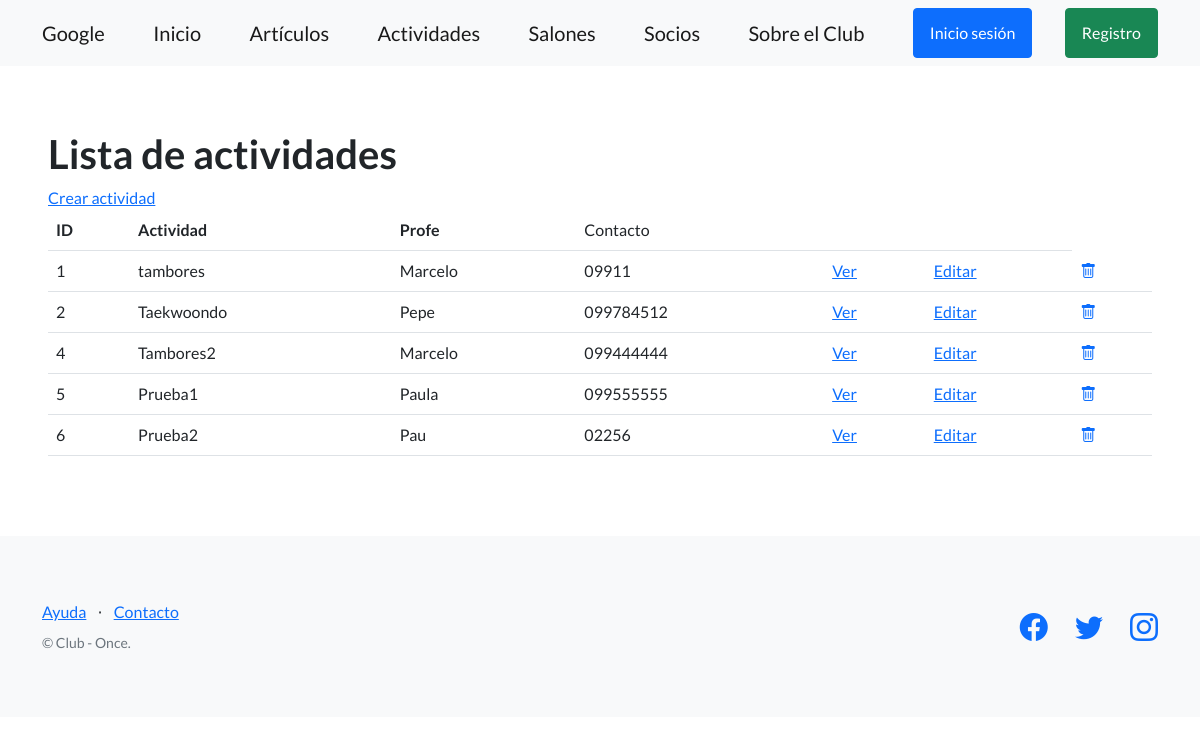
/actividades/, run on an earlier commit of the app's database.
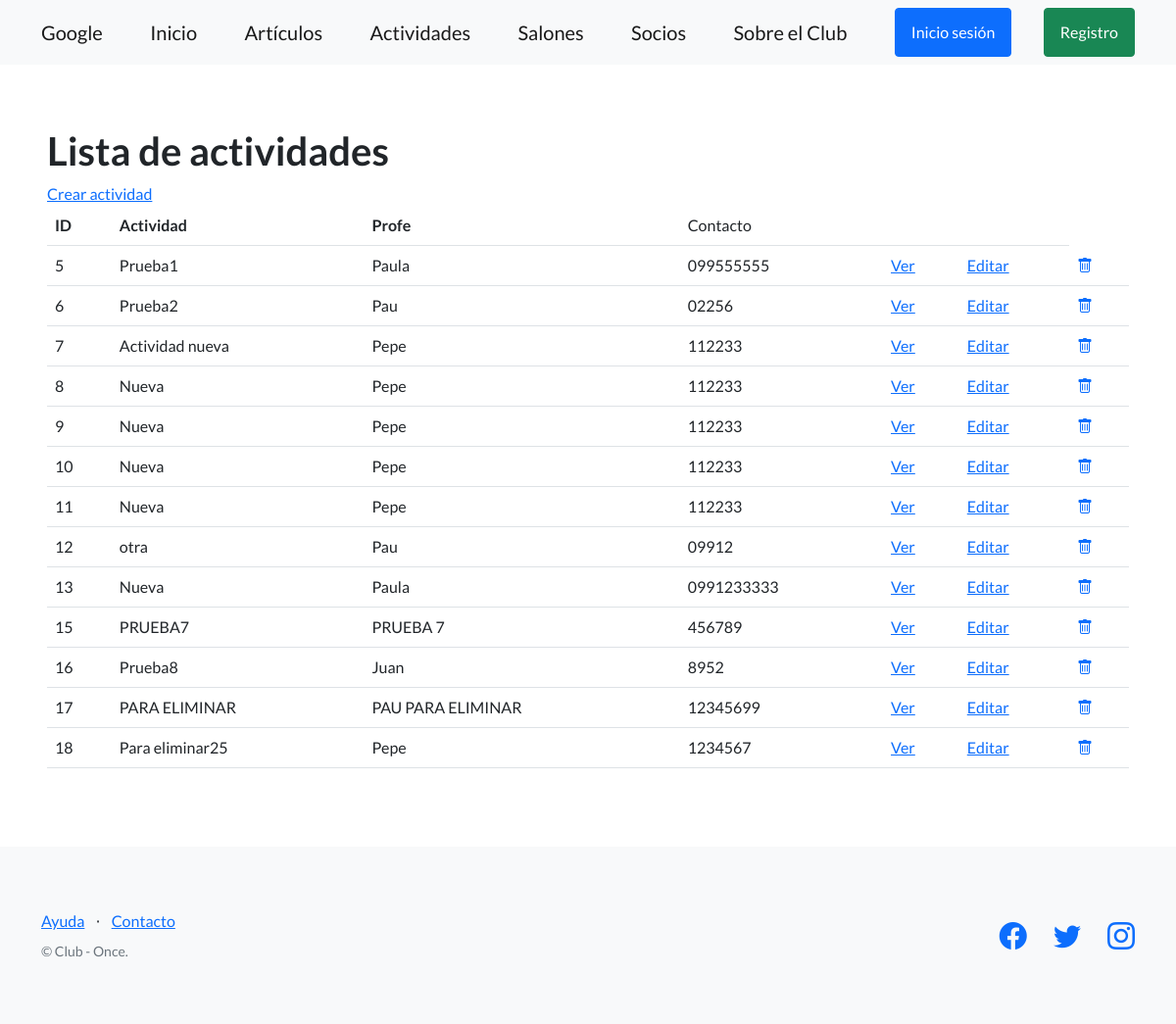
And on a later commit of the database.
### club_once_estrellas/models.py (models this page shows, shortened)
class Actividades(models.Model):
    actividad = models.CharField(max_length=64)
    horario = models.TimeField()
    dia = models.CharField(max_length=64)
    nombre_profesor = models.CharField(max_length=64)
    telefono_contacto = models.CharField(max_length=20)
    descripcion = models.TextField(null=True, blank=True)
    fecha_creacion = models.DateField(null=True, blank=True)
    imagen = models.ImageField(upload_to='Actividades', null=True, blank=True)
    usuario = models.ForeignKey(User, on_delete=models.CASCADE, related_name='Actividades', null=True, blank=True)
    comentario = models.TextField(blank=True)

### club_once_estrellas/views.py (the view)
# urls.py: path("actividades/", ActividadesListView.as_view(), name="lista_actividades"),
class ActividadesListView(ListView):
    model = Actividades
    template_name = 'club_once_estrellas/lista_actividades.html'
    context_object_name = 'actividades'

### club_once_estrellas/templates/club_once_estrellas/lista_actividades.html
{% extends "club_once_estrellas/base.html" %}
{% block contenido %}
<section>
  <div>
    <h1>Lista de actividades</h1>
    <a href="{% url 'crear_actividad' %}">Crear actividad</a>
    <br>
    <table class="table">
      <tbody>
        <tr>
          <th>ID</th>
          <th>Actividad</th>
          <th>Profe</th>
          <td>Contacto</td>
          <td></td>
          <td></td>
        </tr>
        {% for actividad in object_list %}
        <tr>
          <td>{{ actividad.id }}</td>
          <td>{{ actividad.actividad }}</td>
          <td>{{ actividad.nombre_profesor }}</td>
          <td>{{ actividad.telefono_contacto }}</td>
          <td>
            <a href="{% url 'ver_actividad' actividad.id %}">Ver</a>
          </td>
          <td>
            <a href="{% url 'editar_actividad' actividad.id %}">Editar</a>
          </td>
          <td>
            <a href="{% url 'eliminar_actividad' actividad.id %}">
              <i class="bi bi-trash"></i>
            </a>
          </td>
        </tr>
        {% endfor %}
      </tbody>
    </table>
  </div>
</section>
{% endblock contenido %}

What changed in the data, as far as the page shows it:
removed Actividades: id "1", actividad "tambores", nombre_profesor "Marcelo", telefono_contacto "09911"
removed Actividades: id "2", actividad "Taekwoondo", nombre_profesor "Pepe", telefono_contacto "099784512"
removed Actividades: id "4", actividad "Tambores2", nombre_profesor "Marcelo", telefono_contacto "099444444"
added Actividades: id "7", actividad "Actividad nueva", nombre_profesor "Pepe", telefono_contacto "112233"
added Actividades: id "8", actividad "Nueva", nombre_profesor "Pepe", telefono_contacto "112233"
added Actividades: id "9", actividad "Nueva", nombre_profesor "Pepe", telefono_contacto "112233"
added Actividades: id "10", actividad "Nueva", nombre_profesor "Pepe", telefono_contacto "112233"
added Actividades: id "11", actividad "Nueva", nombre_profesor "Pepe", telefono_contacto "112233"
added Actividades: id "12", actividad "otra", nombre_profesor "Pau", telefono_contacto "09912"
added Actividades: id "13", actividad "Nueva", nombre_profesor "Paula", telefono_contacto "0991233333"
added Actividades: id "15", actividad "PRUEBA7", nombre_profesor "PRUEBA 7", telefono_contacto "456789"
added Actividades: id "16", actividad "Prueba8", nombre_profesor "Juan", telefono_contacto "8952"
added Actividades: id "17", actividad "PARA ELIMINAR", nombre_profesor "PAU PARA ELIMINAR", telefono_contacto "12345699"
added Actividades: id "18", actividad "Para eliminar25", nombre_profesor "Pepe", telefono_contacto "1234567"
